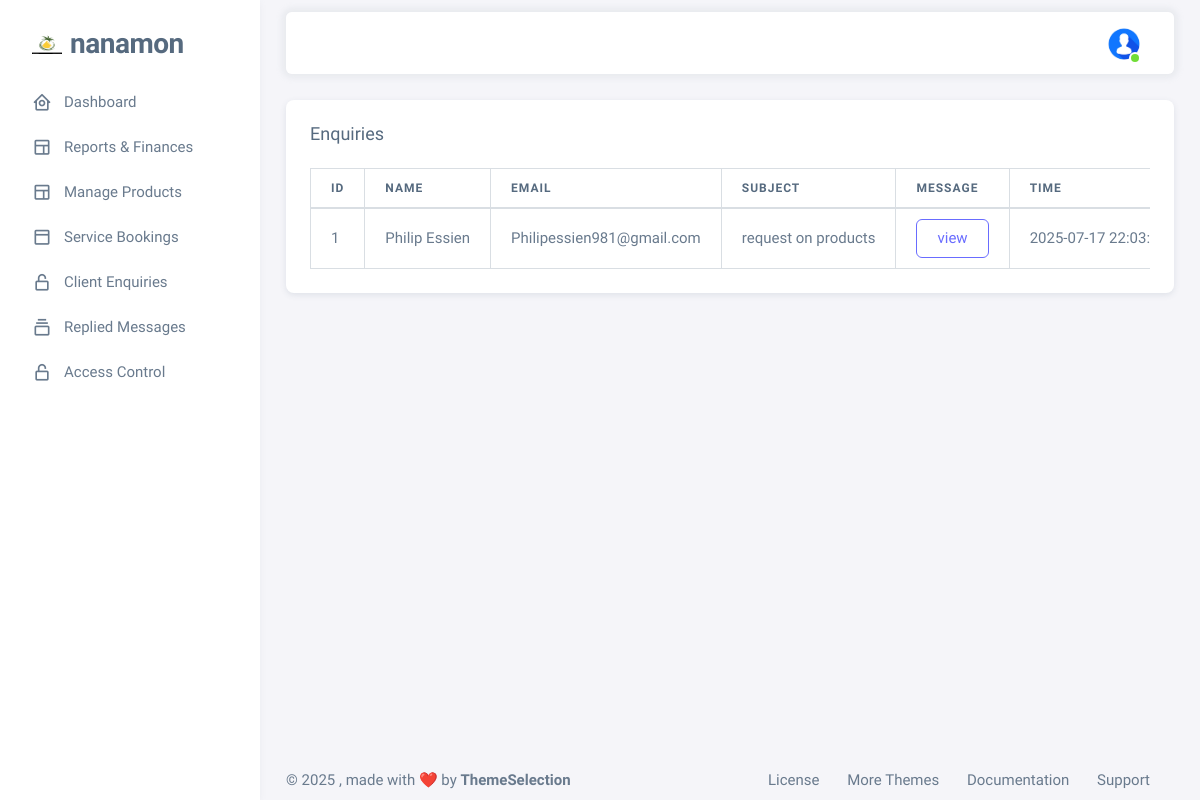
The app's page /PHP_Backend/user_enquiries.php (signed in) with its own data.
### tables this page shows
CREATE TABLE `enquiries` (
  `id` int(11) AUTO_INCREMENT PRIMARY KEY,
  `name` varchar(100) NOT NULL,
  `email` varchar(100) NOT NULL,
  `subject` varchar(100) DEFAULT NULL,
  `message` text NOT NULL,
  `created_at` timestamp NOT NULL DEFAULT current_timestamp(),
  `status` enum('pending','replied') DEFAULT 'pending'
);

### PHP_Backend/user_enquiries.php (the view, shortened to what this page needs)
<?php
require_once 'db.php';
?>
<!DOCTYPE html>
<html
  lang="en"
  class="light-style layout-menu-fixed"
  dir="ltr"
  data-theme="theme-default"
  data-assets-path="assets/"
  data-template="vertical-menu-template-free"
>
  <head>
        <?php include_once('partials/links.php'); ?>
  </head>
  <body>
    <div class="layout-wrapper layout-content-navbar">
      <div class="layout-container">
<?php require_once('partials/sidebar.php'); ?>
        <div class="layout-page">
<?php require_once('partials/navbar.php'); ?>
          <div class="content-wrapper">
            <div class="container-xxl flex-grow-1 container-p-y">
              <div class="card">
                <h5 class="card-header">Enquiries</h5>
                <div class="card-body">
                  <div class="table-responsive text-nowrap">
                    <table class="table table-bordered">
                      <thead>
                        <tr>
                          <th>Id</th>
                          <th>Name</th>
                          <th>Email</th>
                          <th>Subject</th>
                          <th>Message</th>
                          <th>Time</th>
                        </tr>
                      </thead>
                      <tbody>
               <?php
$query = "SELECT * FROM enquiries";
$result = $con->query($query);
if ($result && $result->num_rows > 0) {
  while ($row = $result->fetch_assoc()) {
    echo "<tr>";
    echo "<td>" . htmlspecialchars($row["id"]) . "</td>";
    echo "<td>" . htmlspecialchars($row["name"]) . "</td>";
    echo "<td>" . htmlspecialchars($row["email"]) . "</td>";
    echo "<td>" . htmlspecialchars($row["subject"]) . "</td>";
    echo "<td>" . "<a class='btn btn-outline-primary' href='view_enquirie_msg.php?id=" . urlencode($row["id"]) . "'>view</a>" . "</td>";
    echo "<td>" . htmlspecialchars($row["created_at"]) . "</td>";
    echo "</tr>";
  }
  }
else {
  echo '<tr><td colspan="6" class="text-center">No records found.</td></tr>';
}
?>
                      </tbody>
                    </table>
                  </div>
                </div>
              </div>
            </div>
            <?php require_once('partials/footer.php'); ?>
          </div>
        </div>
      </div>
    </div>
    </body>
</html>

### records on screen
enquiries: id "1", name "Philip Essien", email "Philipessien981@gmail.com", subject "request on products", created_at "2025-07-17…"
